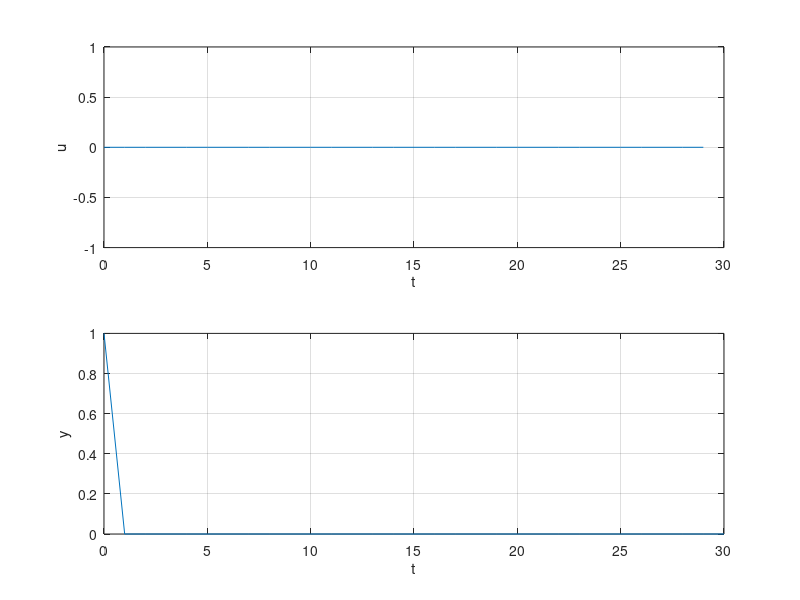

This figure's MATLAB source:
N = 30;
nx = 3;
nu = 1;
r = 1;
    
A = [
    0 0 0
    0 0 1 
    0.1 -0.79 1.78
]; 
B = [1 0 0.1]';
C = [0 0 1]'; 
x0 = [0 0 1]';

% Set G (objective function)
Qt = 2*diag(C);
Q = kron(eye(N),Qt);
Rt = 2*r;
R = kron(eye(N),Rt);
G = blkdiag(Q, R);

% Set equality constraints (Aeq and Beq)
Beq = zeros(N*nx, 1);
Beq(1:3) = A*x0;

Aeq_1 = eye(N*nx);
Aeq_2 = kron(diag(ones(N-1,1),-1),-A);
Aeq_3 = kron(eye(N), -B);
Aeq = [Aeq_1 + Aeq_2, Aeq_3];

u_low = -1;
u_high = 1;

x_high = inf;
x_low = -inf;

lb = [x_low*ones(N*nx, 1); u_low*ones(N*nu, 1)];
ub = [x_high*ones(N*nx, 1); u_high*ones(N*nu, 1)];

opt = optimset('Display','iter', 'Diagnostics','off', 'LargeScale','off');
z = quadprog(G, [], [], [], Aeq, Beq, lb, ub, [], opt);

u = z(N*nx+1:size(z,1));
y = [x0(3);z(nx:nx:N*nx)];

figure(1);
t = 0:N-1;
subplot(2, 1, 1);
plot(t, u);
xlabel('t') 
ylabel('u') 
grid('on');

t = 0:N;
subplot(2, 1, 2);
plot(t, y);
xlabel('t') 
ylabel('y') 
grid('on');